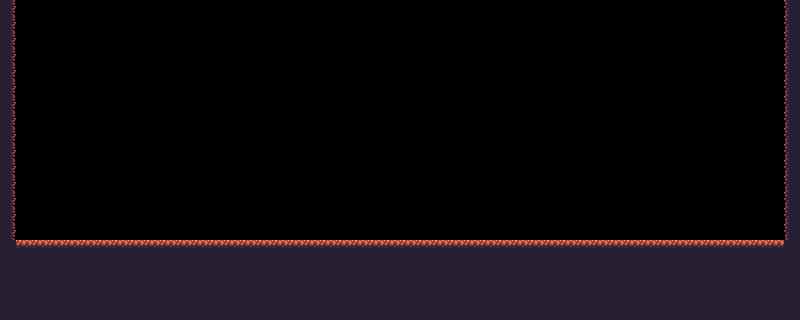

This game map was drawn from its Tiled (.tmx) file and the tilesets committed beside it. A one-line description and the full map source follow:
An orthogonal 50x20 tile map with 16x16 px tiles, 2 tile layers (backgroun, Calque de Tile 1) and 4 objects (SHIELD).

<map version="1.2" tiledversion="1.2.4" orientation="orthogonal" renderorder="right-down" width="50" height="20" tilewidth="16" tileheight="16" infinite="0" nextlayerid="6" nextobjectid="26">
 <tileset firstgid="1" source="platformer_1.tsx" />
 <layer id="2" name="backgroun" width="50" height="20">
  <data encoding="csv">
0,0,0,0,0,0,0,0,0,0,0,0,0,0,0,0,0,0,0,0,0,0,0,0,0,0,0,0,0,0,0,0,0,0,0,0,0,0,0,0,0,0,0,0,0,0,0,0,0,0,
0,0,0,0,0,0,0,0,0,0,0,0,0,0,0,0,0,0,0,0,0,0,0,0,0,0,0,0,0,0,0,0,0,0,0,0,0,0,0,0,0,0,0,0,0,0,0,0,0,0,
0,0,0,0,0,0,0,0,0,0,0,0,0,0,0,0,0,0,0,0,0,0,0,0,0,0,0,0,0,0,0,0,0,0,0,0,0,0,0,0,0,0,0,0,0,0,0,0,0,0,
0,0,0,0,0,0,0,0,0,0,0,0,0,0,0,0,0,0,0,0,0,0,0,0,0,0,0,0,0,0,0,0,0,0,0,0,0,0,0,0,0,0,0,0,0,0,0,0,0,0,
0,0,0,0,0,0,0,0,0,0,0,0,0,0,0,0,0,0,0,0,0,0,0,0,0,0,0,0,0,0,0,0,0,0,0,0,0,0,0,0,0,0,0,0,0,0,0,0,0,0,
0,0,0,0,0,0,0,0,0,0,0,0,0,0,0,0,0,0,0,0,0,0,0,0,0,0,0,0,0,0,0,0,0,0,0,0,0,0,0,0,0,0,0,0,0,0,0,0,0,0,
0,0,0,0,0,0,0,0,0,0,0,0,0,0,0,0,0,0,0,0,0,0,0,0,0,0,0,0,0,0,0,0,0,0,0,0,0,0,0,0,0,0,0,0,0,0,0,0,0,0,
0,0,0,0,0,0,0,0,0,0,0,0,0,0,0,0,0,0,0,0,0,0,0,0,0,0,0,0,0,0,0,0,0,0,0,0,0,0,0,0,0,0,0,0,0,0,0,0,0,0,
0,0,0,0,0,0,0,0,0,0,0,0,0,0,0,0,0,0,0,0,0,0,0,0,0,0,0,0,0,0,0,0,0,0,0,0,0,0,0,0,0,0,0,0,0,0,0,0,0,0,
0,0,0,0,0,0,0,0,0,0,0,0,0,0,0,0,0,0,0,0,0,0,0,0,0,0,0,0,0,0,0,0,0,0,0,0,0,0,0,0,0,0,0,0,0,0,0,0,0,0,
0,0,0,0,0,0,0,0,0,0,0,0,0,0,0,0,0,0,0,0,0,0,0,0,0,0,0,0,0,0,0,0,0,0,0,0,0,0,0,0,0,0,0,0,0,0,0,0,0,0,
0,0,0,0,0,0,0,0,0,0,0,0,0,0,0,0,0,0,0,0,0,0,0,0,0,0,0,0,0,0,0,0,0,0,0,0,0,0,0,0,0,0,0,0,0,0,0,0,0,0,
0,0,0,0,0,0,0,0,0,0,0,0,0,0,0,0,0,0,0,0,0,0,0,0,0,0,0,0,0,0,0,0,0,0,0,0,0,0,0,0,0,0,0,0,0,0,0,0,0,0,
0,0,0,0,0,0,0,0,0,0,0,0,0,0,0,0,0,0,0,0,0,0,0,0,0,0,0,0,0,0,0,0,0,0,0,0,0,0,0,0,0,0,0,0,0,0,0,0,0,0,
0,0,0,0,0,0,0,0,0,0,0,0,0,0,0,0,0,0,0,0,0,0,0,0,0,0,0,0,0,0,0,0,0,0,0,0,0,0,0,0,0,0,0,0,0,0,0,0,0,0,
29,0,0,0,0,0,0,0,0,0,0,0,0,0,0,0,0,0,0,0,0,0,0,0,0,0,0,0,0,0,0,0,0,0,0,0,0,0,0,0,0,0,0,0,0,0,0,0,0,29,
29,0,0,0,0,0,0,0,0,0,0,0,0,0,0,0,0,0,0,0,0,0,0,0,0,0,0,0,0,0,0,0,0,0,0,0,0,0,0,0,0,0,0,0,0,0,0,0,0,29,
29,0,0,0,0,0,0,0,0,0,0,0,0,0,0,0,0,0,0,0,0,0,0,0,0,0,0,0,0,0,0,0,0,0,0,0,0,0,0,0,0,0,0,0,0,0,0,0,0,29,
29,29,0,0,0,0,0,0,0,0,0,0,0,0,0,0,0,0,0,0,0,0,0,0,0,0,0,0,0,0,0,0,0,0,0,0,0,0,0,0,0,0,0,0,0,0,0,0,0,29,
29,0,0,0,0,0,0,0,0,0,0,0,0,0,0,0,0,0,0,0,0,0,0,0,0,0,0,0,0,0,0,0,0,0,0,0,0,0,0,0,0,0,0,0,0,0,0,0,0,29
</data>
 </layer>
 <layer id="1" name="Calque de Tile 1" width="50" height="20">
  <data encoding="csv">
30,0,0,0,0,0,0,0,0,0,0,0,0,0,0,0,0,0,0,0,0,0,0,0,0,0,0,0,0,0,0,0,0,0,0,0,0,0,0,0,0,0,0,0,0,0,0,0,0,28,
30,0,0,0,0,0,0,0,0,0,0,0,0,0,0,0,0,0,0,0,0,0,0,0,0,0,0,0,0,0,0,0,0,0,0,0,0,0,0,0,0,0,0,0,0,0,0,0,0,28,
30,0,0,0,0,0,0,0,0,0,0,0,0,0,0,0,0,0,0,0,0,0,0,0,0,0,0,0,0,0,0,0,0,0,0,0,0,0,0,0,0,0,0,0,0,0,0,0,0,28,
30,0,0,0,0,0,0,0,0,0,0,0,0,0,0,0,0,0,0,0,0,0,0,0,0,0,0,0,0,0,0,0,0,0,0,0,0,0,0,0,0,0,0,0,0,0,0,0,0,28,
30,0,0,0,0,0,0,0,0,0,0,0,0,0,0,0,0,0,0,0,0,0,0,0,0,0,0,0,0,0,0,0,0,0,0,0,0,0,0,0,0,0,0,0,0,0,0,0,0,28,
30,0,0,0,0,0,0,0,0,0,0,0,0,0,0,0,0,0,0,0,0,0,0,0,0,0,0,0,0,0,0,0,0,0,0,0,0,0,0,0,0,0,0,0,0,0,0,0,0,28,
30,0,0,0,0,0,0,0,0,0,0,0,0,0,0,0,0,0,0,0,0,0,0,0,0,0,0,0,0,0,0,0,0,0,0,0,0,0,0,0,0,0,0,0,0,0,0,0,0,28,
30,0,0,0,0,0,0,0,0,0,0,0,0,0,0,0,0,0,0,0,0,0,0,0,0,0,0,0,0,0,0,0,0,0,0,0,0,0,0,0,0,0,0,0,0,0,0,0,0,28,
30,0,0,0,0,0,0,0,0,0,0,0,0,0,0,0,0,0,0,0,0,0,0,0,0,0,0,0,0,0,0,0,0,0,0,0,0,0,0,0,0,0,0,0,0,0,0,0,0,28,
30,0,0,0,0,0,0,0,0,0,0,0,0,0,0,0,0,0,0,0,0,0,0,0,0,0,0,0,0,0,0,0,0,0,0,0,0,0,0,0,0,0,0,0,0,0,0,0,0,28,
30,0,0,0,0,0,0,0,0,0,0,0,0,0,0,0,0,0,0,0,0,0,0,0,0,0,0,0,0,0,0,0,0,0,0,0,0,0,0,0,0,0,0,0,0,0,0,0,0,28,
30,0,0,0,0,0,0,0,0,0,0,0,0,0,0,0,0,0,0,0,0,0,0,0,0,0,0,0,0,0,0,0,0,0,0,0,0,0,0,0,0,0,0,0,0,0,0,0,0,28,
30,0,0,0,0,0,0,0,0,0,0,0,0,0,0,0,0,0,0,0,0,0,0,0,0,0,0,0,0,0,0,0,0,0,0,0,0,0,0,0,0,0,0,0,0,0,0,0,0,28,
30,0,0,0,0,0,0,0,0,0,0,0,0,0,0,0,0,0,0,0,0,0,0,0,0,0,0,0,0,0,0,0,0,0,0,0,0,0,0,0,0,0,0,0,0,0,0,0,0,28,
30,0,0,0,0,0,0,0,0,0,0,0,0,0,0,0,0,0,0,0,0,0,0,0,0,0,0,0,0,0,0,0,0,0,0,0,0,0,0,0,0,0,0,0,0,0,0,0,0,28,
29,12,12,12,12,12,12,12,12,12,12,12,12,12,12,12,12,12,12,12,12,12,12,12,12,12,12,12,12,12,12,12,12,12,12,12,12,12,12,12,12,12,12,12,12,12,12,12,12,29,
29,29,29,29,29,29,29,29,29,29,29,29,29,29,29,29,29,29,29,29,29,29,29,29,29,29,29,29,29,29,29,29,29,29,29,29,29,29,29,29,29,29,29,29,29,29,29,29,29,29,
29,29,29,29,29,29,29,29,29,29,29,29,29,29,29,29,29,29,29,29,29,29,29,29,29,29,29,29,29,29,29,29,29,29,29,29,29,29,29,29,29,29,29,29,29,29,29,29,29,29,
29,29,29,29,29,29,29,29,29,29,29,29,29,29,29,29,29,29,29,29,29,29,29,29,29,29,29,29,29,29,29,29,29,29,29,29,29,29,29,29,29,29,29,29,29,29,29,29,29,29,
29,29,29,29,29,29,29,29,29,29,29,29,29,29,29,29,29,29,29,29,29,29,29,29,29,29,29,29,29,29,29,29,29,29,29,29,29,29,29,29,29,29,29,29,29,29,29,29,29,29
</data>
 </layer>
 <objectgroup id="3" name="COLLISION">
  <object id="1" x="-1" y="242" width="802" height="79" />
  <object id="2" x="3.75" y="5.25" width="9.25" height="253.417" />
  <object id="3" x="786" y="3.66667" width="9" height="252.333" />
 </objectgroup>
 <objectgroup id="4" name="SPAWN" />
 <objectgroup id="5" name="ACTIVATION">
  <object id="18" name="SHIELD" x="-8" y="-37" width="343" height="278" />
 </objectgroup>
</map>
